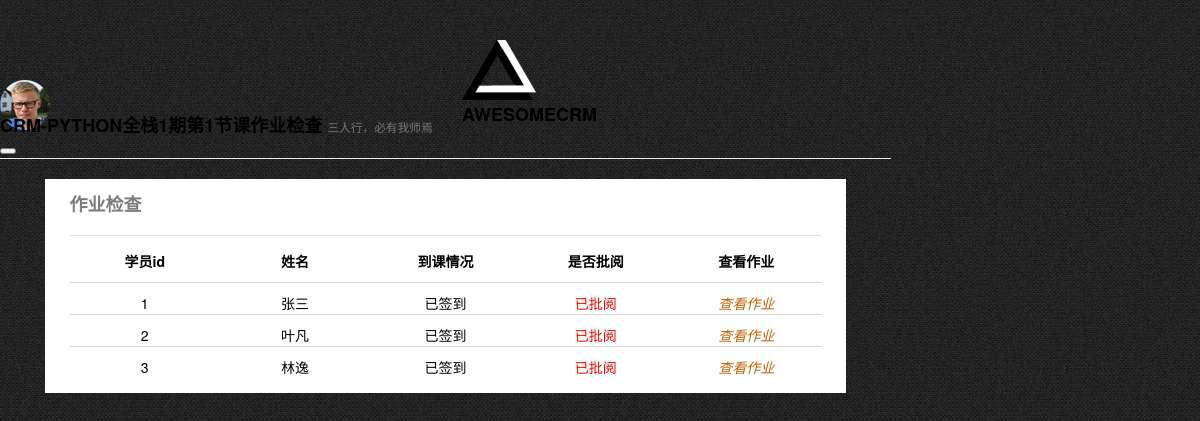
The app's page /teacher/check_homework/1/ with its own data.
### repository/models.py (models this page shows, shortened)
class CourseRecord(models.Model):
    class_grade = models.ForeignKey(to=ClassList, verbose_name="上课班级", on_delete=models.CASCADE)
    day_num = models.PositiveSmallIntegerField(verbose_name="课程节次")
    teacher = models.ForeignKey(to=UserProfile, on_delete=models.CASCADE, null=True, blank=True)
    title = models.CharField(max_length=64, verbose_name="本节主题")
    content = models.TextField(verbose_name="本节内容")
    has_homework = models.BooleanField(verbose_name="本节有无作业", default=True)
    homework = models.TextField(verbose_name="作业需求", blank=True, null=True)
    date = models.DateTimeField(auto_now_add=True)
    class Meta:
        unique_together = (('class_grade', 'day_num'), )

class ClassList(models.Model):
    branch = models.ForeignKey(to="Branch", on_delete=models.CASCADE)
    course = models.ForeignKey(to="Course", on_delete=models.CASCADE)
    constract_template = models.OneToOneField(to="ContractTemplate", on_delete=models.CASCADE)
    class_type_choices = (
        (0, "脱产"),
        (1, "周末"),
        (2, "网络班"),
    )
    class_type = models.SmallIntegerField(choices=class_type_choices, default=0)
    semester = models.SmallIntegerField(verbose_name="学期")
    teachers = models.ManyToManyField(to="UserProfile", verbose_name="讲师", blank=True)
    start_date = models.DateField(verbose_name="开班日期")
    graduate_date = models.DateField(verbose_name="毕业日期", blank=True, null=True)
    class Meta:
        unique_together = (("branch", "class_type", "course", "semester"), )
        verbose_name_plural = "班级表"

class Course(models.Model):
    name = models.CharField(max_length=64, verbose_name="课程名称", unique=True)
    price = models.PositiveSmallIntegerField()
    period = models.PositiveSmallIntegerField(verbose_name="课程周期", default=5)
    outline = models.TextField(verbose_name="课程大纲")

class Student(models.Model):
    user = models.OneToOneField(to=UserProfile, on_delete=models.CASCADE)
    customer = models.OneToOneField(to=CustomerInfo, on_delete=models.CASCADE)
    class_grade = models.ManyToManyField(to="ClassList")

class UserProfile(AbstractBaseUser, PermissionsMixin):
    email = models.EmailField(
        verbose_name='email address',
        max_length=255,
        unique=True,
    )
    name = models.CharField(max_length=64, verbose_name="姓名")
    role = models.ManyToManyField(to="Role", blank=True)
    is_active = models.BooleanField(default=True)
    is_staff = models.BooleanField(default=True)
    objects = UserProfileManager()
    USERNAME_FIELD = 'email'        # 使用email作为用户名
    REQUIRED_FIELDS = ['name']      # 必须要有的字段
    class Meta:
        permissions = (
            ("sale_stu_enrollment", "是否能够给学员报名"),
            ("sale_enrollment_links", "是否能够获取报名链接"),
            ("sale_file_upload", "是否能够上传身份证附件"),
            ("sale_contract_approve", "是否能够同意报名"),
            ("sale_enrollment_success", "是否能够去到报名成功页面"),
            ("student_my_course", "是否能够去我的上课记录展示页面"),
            ("student_my_class", "是否能够去到课程展示页面"),
            ("student_homework", "是否能够去到我的作业"),
            ("student_submit_homework", "是否能够提交作业"),
            ("student_course_record", "是否能够查看我的上课记录"),
            ("teacher_manage_class", "能否管理班级"),
            ("teacher_student_list", "能否显示学生列表"),
            ("teacher_course_record", "能够展示课程记录"),
            ("teacher_check_homework", "能够检查作业"),
            ("teacher_check_homework_detail", "能否去到作业详情检查"),
            ("teacher_download_file", "能否下载作业"),
        )

class StudyRecord(models.Model):
    course_record = models.ForeignKey(to=CourseRecord, on_delete=models.CASCADE)
    course = models.ForeignKey(to=Course, on_delete=models.CASCADE)
    student = models.ForeignKey(to=Student, on_delete=models.CASCADE)
    score_choices = (
        (100, "A+"),
        (90, "A"),
        (85, "B+"),
        (80, "B"),
        (75, "B-"),
        (70, "C+"),
        (60, "C"),
        (40, "C-"),
        (-50, "D"),
        (-100, "COPY"),
        (0, "N/A"),   # not avaliable
    )
    score = models.SmallIntegerField(choices=score_choices, null=True, blank=True)
    show_status_choices = (
        (0, "缺勤"),
        (1, "已签到"),
        (2, "迟到"),
        (3, "早退"),
    )
    show_status = models.SmallIntegerField(choices=show_status_choices, default=1)
    note = models.TextField(blank=True, null=True, verbose_name="成绩备注")
    date = models.DateTimeField(auto_now_add=True)

### teacher/views.py (the view)
# urls.py: url(r'^check_homework/(?P<course_record_id>\d+)/$', views.CheckHomework.as_view(), name="check_homework"),
class CheckHomework(View, LoginRequiredMixin):
    def get(self, request, course_record_id):
        current_course_record = models.CourseRecord.objects.get(id=course_record_id)
        student_list = current_course_record.class_grade.student_set.select_related()
        return render(request, "teacher/check_homework.html", locals())

### teacher/templatetags/teacher_tags.py (called while the page is built)
@register.simple_tag
def get_study_record(course_record_obj, student_obj):
    return models.StudyRecord.objects.filter(course_record=course_record_obj, student=student_obj).first()

### templates/teacher/check_homework.html
{% extends 'index.html' %}
{% load staticfiles %}
{% load teacher_tags %}
{% block header %}
    {{ block.super }}
    <link rel="stylesheet" href="{% static 'css/my_course.css' %}">
{% endblock %}
{% block right %}
    <div class="page-header">
        <h1>CRM-{{ current_course_record.class_grade.course.name }}第{{ current_course_record.id }}节课作业检查
            <small>三人行，必有我师焉</small>
        </h1>
    </div>
    <div id="wrap">
        <div class="title">作业检查</div>
        <div class="course-title">
            <div class="con">学员id</div>
            <div class="con">姓名</div>
            <div class="con">到课情况</div>
            <div class="con">是否批阅</div>
            <div class="con">查看作业</div>
        </div>
        {% for item in student_list %}
            <div class="item">
                <div class="course con">{{ item.id }}</div>
                <div class="date con">{{ item.user.name }}</div>
                {% get_study_record current_course_record item as study_record %}
                <div class="rank con">{{ study_record.get_show_status_display }}</div>
                {% if study_record.score %}
                    <div class="rank con" style="color: #f00;">已批阅</div>
                {% else %}
                    <div class="rank con" style="color: #4a4a4a;">未批阅</div>
                {% endif %}
                <div class="details con"><a href="{% url 'check_homework_detail' current_course_record.id item.id %}">查看作业</a></div>
            </div>
        {% endfor %}
    </div>
{% endblock %}

### static/template/enrollment/css/style.css (style rules this page uses)
html, body, div, span, applet, object, iframe, h1, h2, h3, h4, h5, h6, p, blockquote, pre, a, abbr, acronym, address, big, cite, code, del, dfn, em, img, ins, kbd, q, s, samp, small, strike, strong, sub, sup, tt, var, b, u, i, center, dl, dt, dd, ol, ul, li, fieldset, form, label, legend, table, caption, tbody, tfoot, thead, tr, th, td, article, aside, canvas, details, embed, figure, figcaption, footer, header, hgroup, menu, nav, output, ruby, section, summary, time, mark, audio, video { margin: 0; padding: 0; border: 0; font-size: 100%; font: inherit; vertical-align: baseline; }
body { line-height: 1; }
body { background: url(/static/template/enrollment/images/body-bg.png) repeat #232323; font-family: "HelveticaNeue", "Helvetica Neue", Helvetica, Arial, serif; font-size: 14px; color: #000000; font-weight: 400; line-height: 1.5em; }
h1, h2, h3, h4 { font-family: "HelveticaNeue", "Helvetica Neue", Helvetica, Arial, serif; color: #000000; font-style: normal; line-height: 1em; }
h1 { font-size: 18px; text-transform: uppercase; font-weight: 700; margin-bottom: 15px; }
a { color: #c16004; font-style: italic; text-decoration: none; cursor: pointer; outline: none; }

### static/css/my_course.css (style rules this page uses)
#wrap { margin: 0 auto; padding: 15px 25px; width: 90%; background-color: #fff; box-sizing: border-box; }
#wrap .title { padding-bottom: 20px; color: #7d7d7d; font-size: 18px; font-weight: 700; border-bottom: 1px solid #dedede; }
#wrap .course-title { display: flex; margin: 15px 0 10px 0; }
#wrap .course-title .con { flex: 1; text-align: center; color: #000; font-weight: 700; }
#wrap .item { display: flex; padding-top: 10px; border-top: 1px solid rgba(120, 120, 120, 0.31); }
#wrap .item .con { flex: 1; text-align: center; }

### records on screen
CourseRecord: class_grade.course.name "PYTHON全栈1期", id "1"
Student: id "1", user.name "张三"
StudyRecord: show_status "已签到"
Student: id "2", user.name "叶凡"
StudyRecord: show_status "已签到"
Student: id "3", user.name "林逸"
StudyRecord: show_status "已签到"
